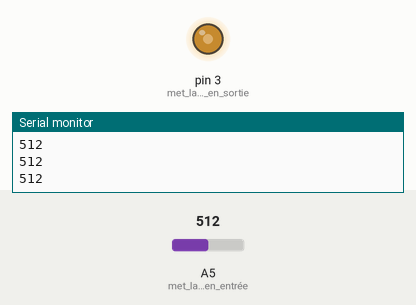
A sketch run on a simulated Arduino Uno, built with avr-gcc and run on an emulated ATmega328P. Shown: output pins drawn as LEDs (lit = HIGH), the last lines printed to the serial monitor. The test bench sets the inputs (shaded band); at power-on: A5 (met_la_broche_en_entrée) = 512.

Above: at 1.2 s.
1.3 s: A5 (met_la_broche_en_entrée) set to 716
At 2.5 s:
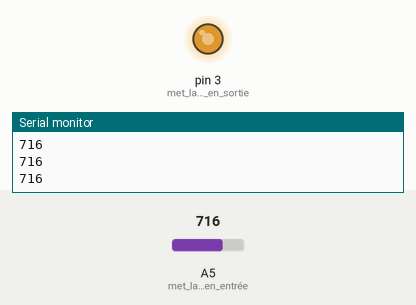
2.8 s: A5 (met_la_broche_en_entrée) set to 900
At 4.0 s:
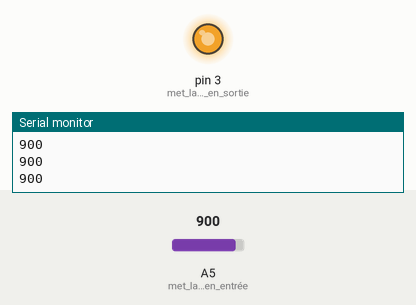
4.3 s: A5 (met_la_broche_en_entrée) set to 122
At 5.1 s:
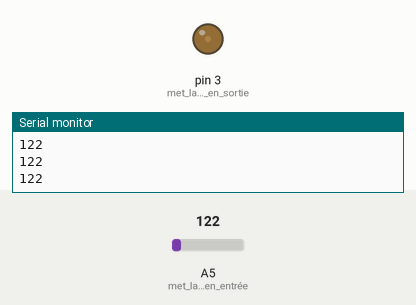
5.8 s: A5 (met_la_broche_en_entrée) set to 0
At 6.2 s:
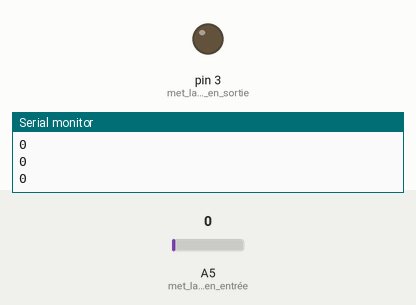
Timing chart, 0 to 8.3 s (numbered marks = the images above; inputs shaded):
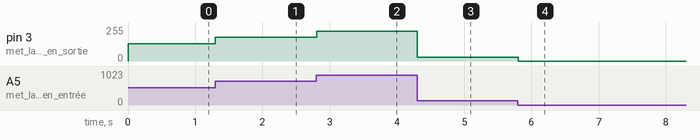

The sketch:

_8_gestionLDR.ino
```cpp
void setup() {

  pinMode(A5, INPUT);       //met la broche en entrée
  pinMode(3, OUTPUT);       //met la broche en sortie
  Serial.begin(115200);     //Begin serial communication

}

void loop() {


  Serial.println(analogRead(A5));      // Envoie la valeur mesurée au moniteur série
  analogWrite(3, analogRead(A5)/4);    // valeur mesurée de 0 à 1023, mais
                                       // paramètre analogRead de 0 à 255 -> /4
  delay(10);
}
```

Measured:
- after the input at 1.3 s, pin 3 (met_la_broche_en_sortie): 128/255 → 179/255 at once
- after the input at 2.8 s, pin 3 (met_la_broche_en_sortie): 179/255 → 225/255 at once
- after the input at 4.3 s, pin 3 (met_la_broche_en_sortie): 225/255 → 30/255 at once
- after the input at 5.8 s, pin 3 (met_la_broche_en_sortie): 30/255 → 0/255 at once
